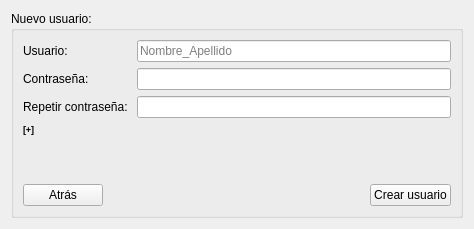
<?xml version="1.0" encoding="UTF-8"?>
<ui version="4.0">
 <class>Form</class>
 <widget class="QWidget" name="Form">
  <property name="geometry">
   <rect>
    <x>0</x>
    <y>0</y>
    <width>474</width>
    <height>229</height>
   </rect>
  </property>
  <property name="windowTitle">
   <string>register_window</string>
  </property>
  <layout class="QVBoxLayout" name="verticalLayout">
   <item>
    <widget class="QGroupBox" name="groupBox">
     <property name="title">
      <string>Nuevo usuario:</string>
     </property>
     <layout class="QVBoxLayout" name="verticalLayout_3">
      <item>
       <layout class="QFormLayout" name="formLayout">
        <item row="0" column="0">
         <widget class="QLabel" name="username_label_reg">
          <property name="text">
           <string>Usuario:</string>
          </property>
         </widget>
        </item>
        <item row="0" column="1">
         <widget class="QLineEdit" name="username_lineedit_reg">
          <property name="placeholderText">
           <string>Nombre_Apellido</string>
          </property>
         </widget>
        </item>
        <item row="1" column="1">
         <widget class="QLineEdit" name="password_lineedit_reg">
          <property name="echoMode">
           <enum>QLineEdit::Password</enum>
          </property>
         </widget>
        </item>
        <item row="1" column="0">
         <widget class="QLabel" name="password_label_reg">
          <property name="text">
           <string>Contraseña:       </string>
          </property>
         </widget>
        </item>
        <item row="2" column="0">
         <widget class="QLabel" name="password_2_label_reg">
          <property name="text">
           <string>Repetir contraseña: </string>
          </property>
         </widget>
        </item>
        <item row="2" column="1">
         <widget class="QLineEdit" name="password_2_lineedit_reg">
          <property name="echoMode">
           <enum>QLineEdit::Password</enum>
          </property>
         </widget>
        </item>
       </layout>
      </item>
      <item>
       <widget class="QLabel" name="password_status_reg">
        <property name="font">
         <font>
          <pointsize>7</pointsize>
          <weight>75</weight>
          <bold>true</bold>
         </font>
        </property>
        <property name="text">
         <string>[+]</string>
        </property>
       </widget>
      </item>
      <item>
       <spacer name="verticalSpacer">
        <property name="orientation">
         <enum>Qt::Vertical</enum>
        </property>
        <property name="sizeHint" stdset="0">
         <size>
          <width>20</width>
          <height>40</height>
         </size>
        </property>
       </spacer>
      </item>
      <item>
       <layout class="QHBoxLayout" name="horizontalLayout_2">
        <item>
         <widget class="QPushButton" name="back_button_reg">
          <property name="text">
           <string>Atrás</string>
          </property>
         </widget>
        </item>
        <item>
         <spacer name="horizontalSpacer">
          <property name="orientation">
           <enum>Qt::Horizontal</enum>
          </property>
          <property name="sizeHint" stdset="0">
           <size>
            <width>40</width>
            <height>20</height>
           </size>
          </property>
         </spacer>
        </item>
        <item>
         <widget class="QPushButton" name="createuser_button_reg">
          <property name="text">
           <string>Crear usuario</string>
          </property>
         </widget>
        </item>
       </layout>
      </item>
     </layout>
    </widget>
   </item>
  </layout>
 </widget>
 <resources/>
 <connections/>
</ui>
